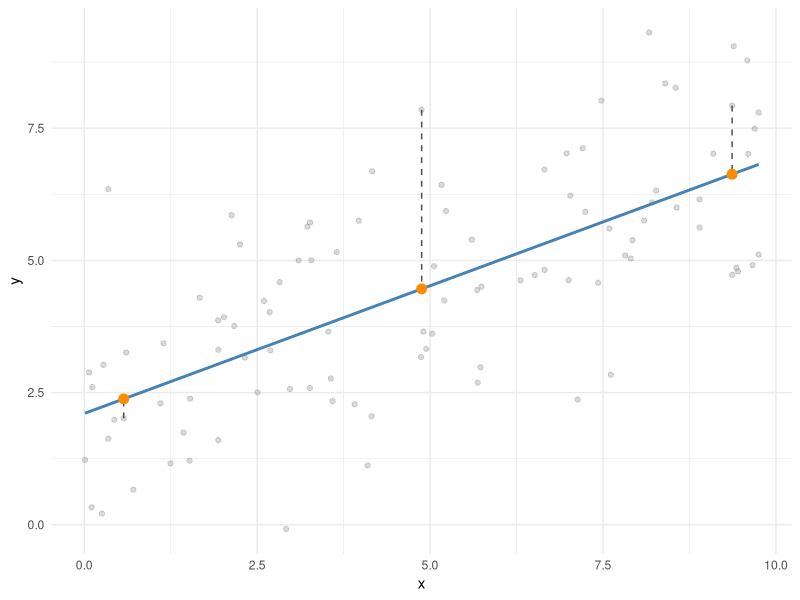
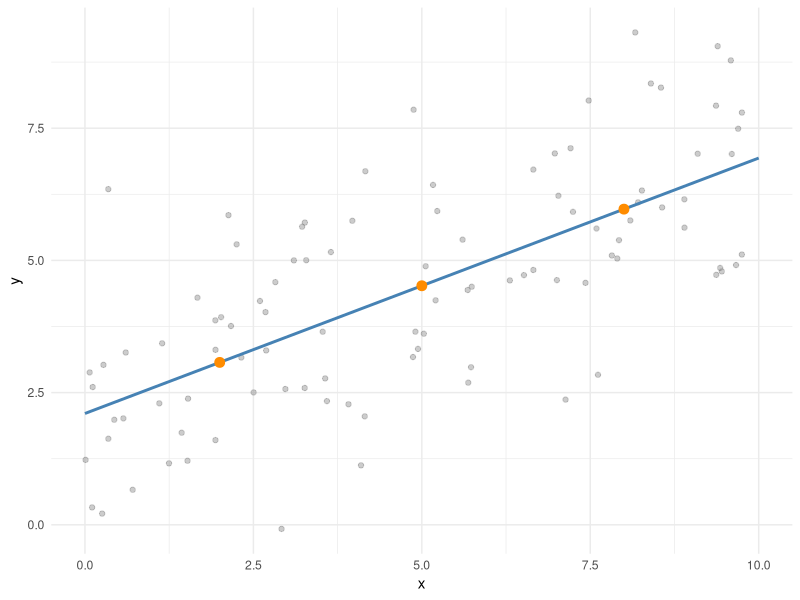

Reproduce these figures in R, in order. (Note: this script raises an error after producing the figures.)
## ---- chunk 1
#| label: setup
#| message: false
#| code-fold: true
library(tidyverse)

theme_set(theme_minimal())
## ---- chunk 2
#| label: simulate-data
set.seed(926)

n <- 100
x <- runif(n, min = 0, max = 10)
y <- 2 + 0.5 * x + rnorm(n, sd = 1.5)

data <- tibble(x = x, y = y)

model <- lm(y ~ x, data = data)
## ---- chunk 3
#| label: fitted-values
fitted(model) |> head()
## ---- chunk 4
#| label: fig-fitted-values
#| fig-cap: "The data (grey) and fitted line (blue), with three example points connected by dashed segments to their fitted values (orange), the points on the fitted line at the same x."
example <- data |>
  mutate(fitted = fitted(model)) |>
  arrange(x) |>
  slice(10, 50, 90)

ggplot() +
  geom_point(data = data, aes(x, y), color = "grey50", alpha = 0.3) +
  geom_smooth(
    data = data,
    aes(x, y),
    method = "lm",
    se = FALSE,
    color = "steelblue"
  ) +
  geom_segment(
    data = example,
    aes(x = x, y = y, xend = x, yend = fitted),
    linetype = "dashed",
    color = "grey30"
  ) +
  geom_point(data = example, aes(x, fitted), color = "darkorange", size = 3)
## ---- chunk 5
#| label: predict-no-newdata
predict(model) |> head()
## ---- chunk 6
#| label: predict-newdata
new_data <- tibble(x = c(2, 5, 8))

predict(model, newdata = new_data)
## ---- chunk 7
#| label: fig-predict-line
#| fig-cap: "The fitted line and the three predictions from new_data, which sit exactly on it."
line_data <- tibble(x = seq(0, 10, length.out = 100))
line_data$y <- predict(model, newdata = line_data)

new_preds <- new_data
new_preds$y <- predict(model, newdata = new_data)

ggplot() +
  geom_point(data = data, aes(x, y), color = "grey50", alpha = 0.4) +
  geom_line(data = line_data, aes(x, y), color = "steelblue", linewidth = 1) +
  geom_point(data = new_preds, aes(x, y), color = "darkorange", size = 3)
## ---- chunk 8
#| label: simulate-data-multiple
set.seed(158)

x1 <- runif(n, min = 0, max = 10)
x2 <- runif(n, min = 0, max = 5)

data2 <- tibble(
  x1 = x1,
  x2 = x2,
  y = 2 + 0.5 * x1 + 1.2 * x2 + rnorm(n, sd = 1.5)
)

model2 <- lm(y ~ x1 + x2, data = data2)
## ---- chunk 9
#| label: predict-multiple-predictors
new_data2 <- tibble(x1 = c(2, 5, 8), x2 = c(1, 2, 3))

predict(model2, newdata = new_data2)
## ---- chunk 10
#| label: predict-missing-predictor
#| error: true
predict(model2, newdata = tibble(x1 = c(2, 5, 8)))
## ---- chunk 11
#| label: fig-predict-multiple
#| fig-cap: "Predicted y across a range of x1, with x2 held fixed at its mean."
x1_seq <- tibble(x1 = seq(0, 10, length.out = 100), x2 = mean(data2$x2))
x1_seq$y <- predict(model2, newdata = x1_seq)

ggplot() +
  geom_point(data = data2, aes(x1, y), color = "grey50", alpha = 0.3) +
  geom_line(data = x1_seq, aes(x1, y), color = "steelblue", linewidth = 1) +
  labs(y = "Predicted y")
## ---- chunk 12
#| label: predict-different-reference
new_data3 <- tibble(x1 = 5, x2 = c(min(data2$x2), mean(data2$x2), max(data2$x2)))

predict(model2, newdata = new_data3)
## ---- chunk 13
#| label: confidence-interval
predict(model, newdata = new_data, interval = "confidence")
## ---- chunk 14
#| label: prediction-interval
predict(model, newdata = new_data, interval = "prediction")
## ---- chunk 15
#| label: fig-ci-pi
#| fig-cap: "The confidence interval (narrow, blue) and prediction interval (wide, orange) around the fitted line."
x_seq <- tibble(x = seq(0, 10, length.out = 100))

ci_band <- predict(model, newdata = x_seq, interval = "confidence") |>
  as_tibble() |>
  bind_cols(x_seq)

pi_band <- predict(model, newdata = x_seq, interval = "prediction") |>
  as_tibble() |>
  bind_cols(x_seq)

ggplot() +
  geom_point(data = data, aes(x, y), color = "grey50", alpha = 0.3) +
  geom_ribbon(
    data = pi_band,
    aes(x, ymin = lwr, ymax = upr, fill = "Prediction interval"),
    alpha = 0.25
  ) +
  geom_ribbon(
    data = ci_band,
    aes(x, ymin = lwr, ymax = upr, fill = "Confidence interval"),
    alpha = 0.6
  ) +
  geom_line(data = ci_band, aes(x, fit), color = "steelblue", linewidth = 1) +
  scale_fill_manual(
    name = NULL,
    values = c(
      "Confidence interval" = "steelblue",
      "Prediction interval" = "darkorange"
    )
  ) +
  labs(y = "y")
